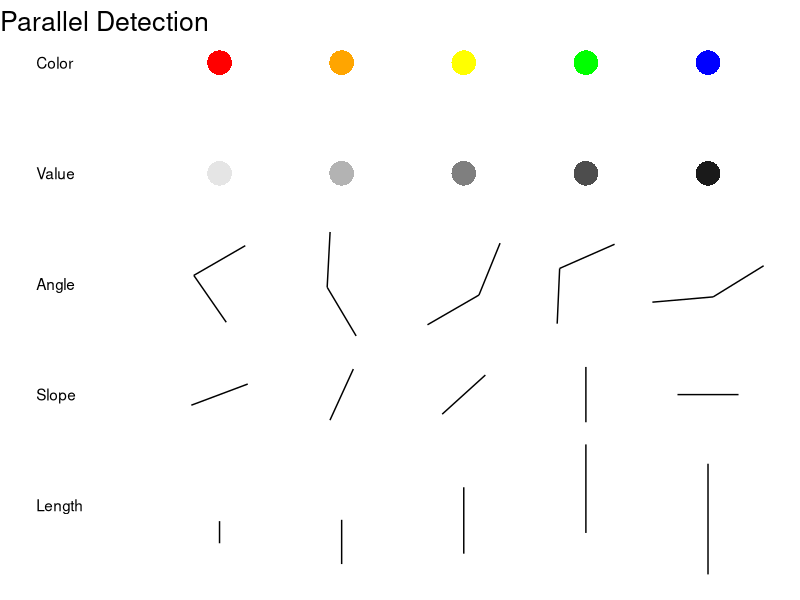
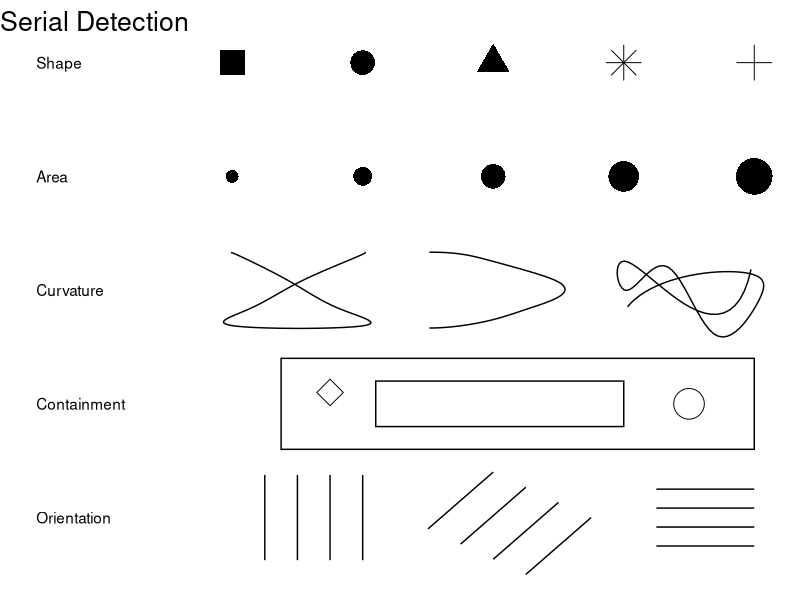
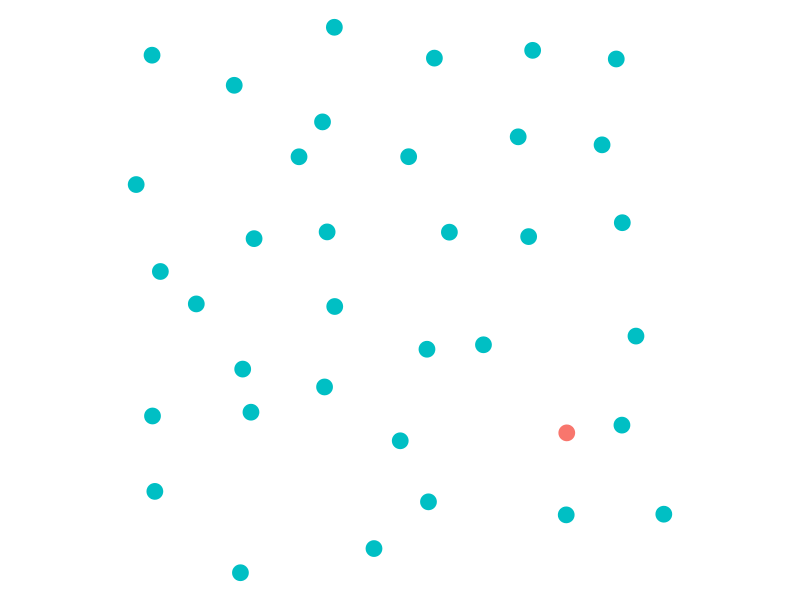
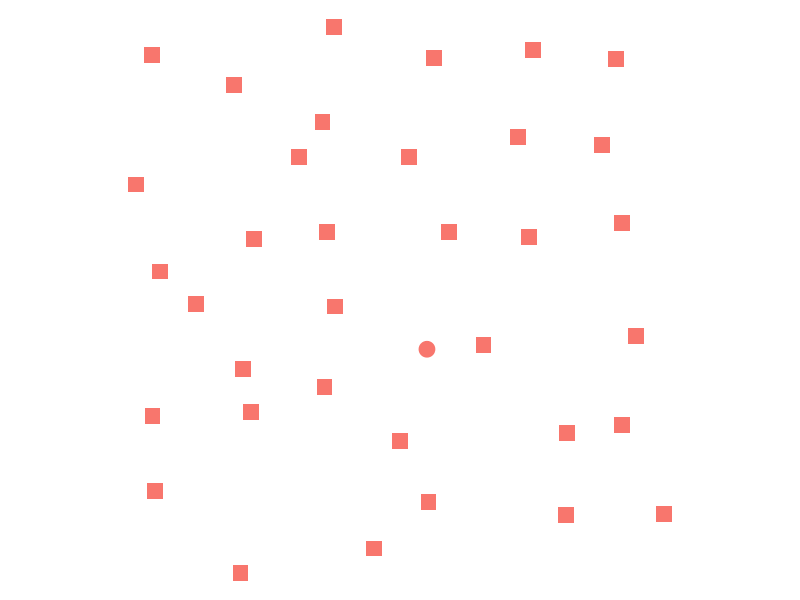
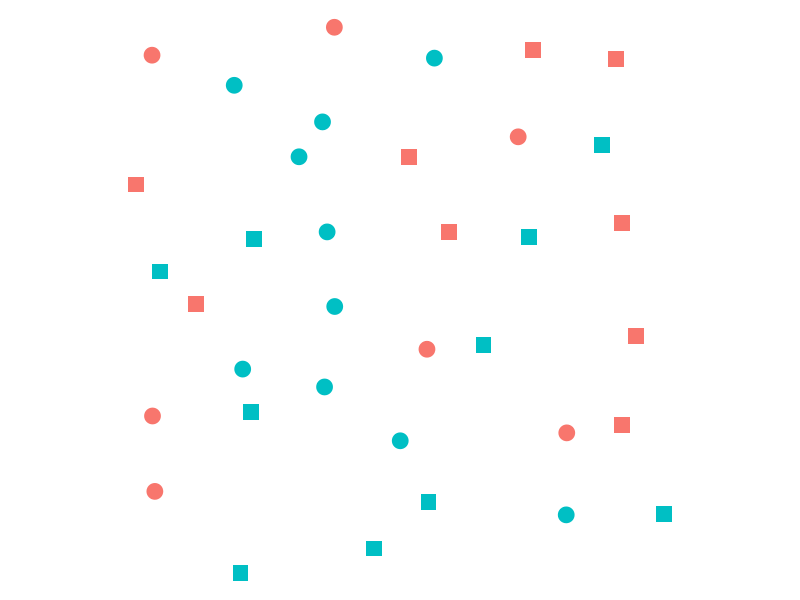
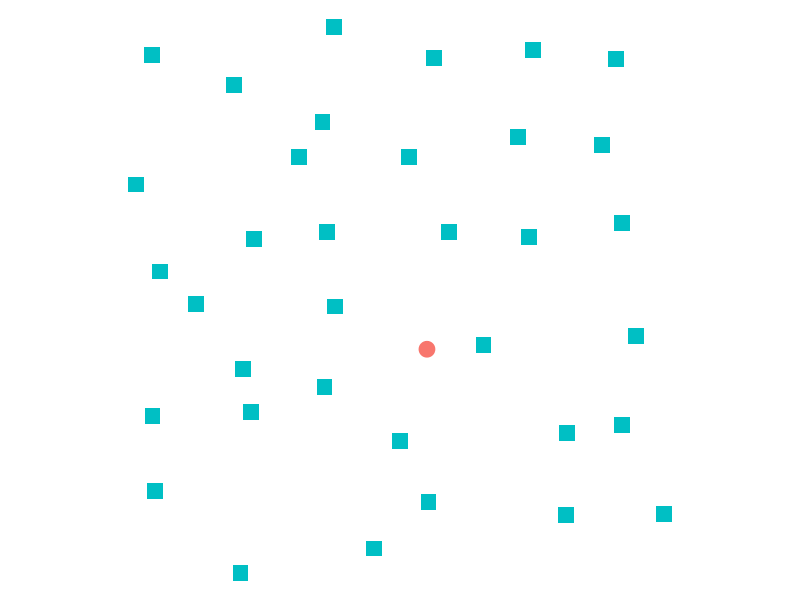
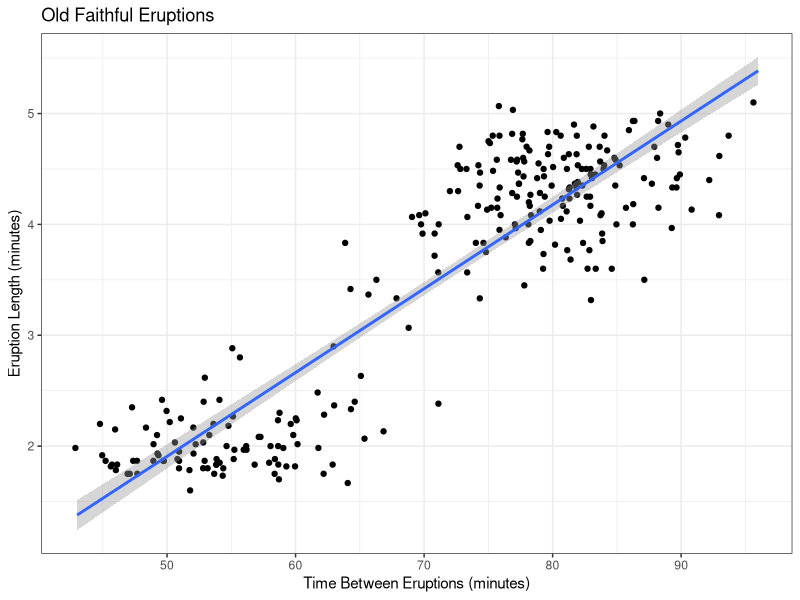
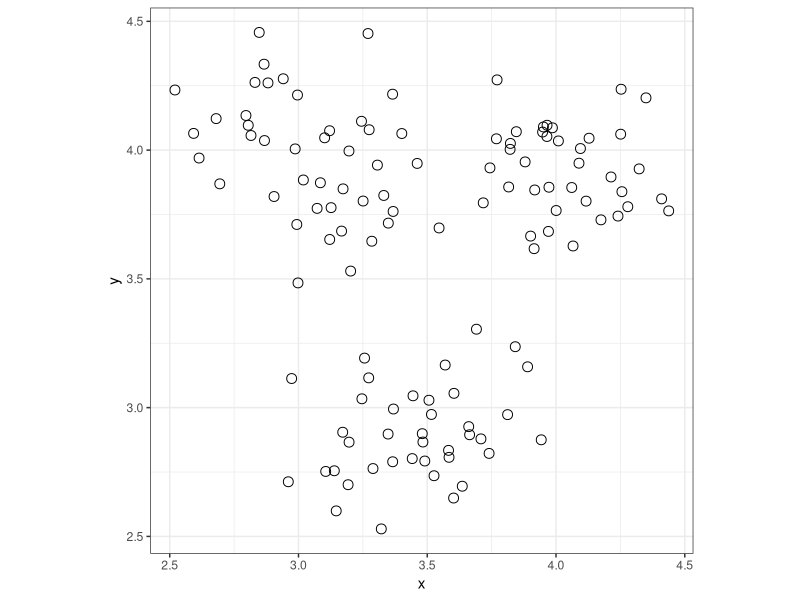

The R source for these figures, in order:
## ---- chunk 1

suppressMessages(library(ggplot2))
suppressMessages(library(gridExtra))
suppressMessages(library(dplyr))
suppressMessages(library(tidyr))
suppressMessages(library(purrr))
suppressMessages(library(ggthemes))

# Empty theme definition
new_theme_empty <- theme_void(base_size=16)
# new_theme_empty$line <- element_blank()
# new_theme_empty$strip.text <- element_blank()
# new_theme_empty$axis.text <- element_blank()
# new_theme_empty$plot.title <- element_blank()
# new_theme_empty$axis.title <- element_blank()
# new_theme_empty$plot.margin <- structure(c(0, 0, -1, -1), unit = "lines", valid.unit = 3L, class = "unit")
# 

## ---- chunk 2
#| layout-ncol: 2
#| echo: false
#| message: false
#| warning: false
#| include: true
#| fig-width: 4
#| fig-height: 5

parallel.points <- data.frame(
  color = c("red", "orange", "yellow", "green", "blue",
            "grey90", "grey70", "grey50", "grey30", "grey10"),
  shape = 16,
  x = rep(1:5, times=2),
  y = rep(c(5, 4), each=5)
)

gen.angles <- function(angle1=runif(1, 0, pi), angle2=runif(1, 0, pi/2), length=1, x=0, y=0){
  line1 <- data.frame(
    x = x,
    xend = x + length*cos(angle1),
    y = y,
    yend = y + length*sin(angle1)
    )
  line2 <- data.frame(
    x = line1$xend,
    xend = line1$xend + length*cos(angle2),
    y = line1$yend,
    yend = line1$yend + length*sin(angle2)
  )
  pacman <- rbind(line1, line2)
  pacman[,1:2] <- pacman[,1:2] - mean(range(unlist(pacman[,1:2]))) + x
  pacman[,3:4] <- pacman[,3:4] - mean(range(unlist(pacman[,3:4]))) + y
  pacman
}

gen.slopes <- function(angle=runif(1, 0, pi), length=.5, x=0, y=0){
  data.frame(
    x = x - length*cos(angle)/2,
    xend = x + length*cos(angle)/2,
    y = y - length*sin(angle)/2,
    yend = y + length*sin(angle)/2
    )
}

angle.set <- sample(seq(0, pi/2, length.out=5), 5)
ystart <- 1 - sample(seq(.25, .625, length.out=5), 5)
yend <- ystart + sort(sample(seq(.2, 1, length.out=5), 5))
parallel.segments <- dplyr::bind_rows(
  do.call("rbind", lapply(1:5, function(i) gen.slopes(x=i, angle=angle.set[i], length=.5, y=2))), # slope
  do.call("rbind", lapply(1:5, function(i) gen.angles(x=i, length=.5, y=3))), # angles
  data.frame( x = 1:5, xend = 1:5, y=ystart , yend=yend) # length
)

parallel <-
  ggplot() + new_theme_empty +
  geom_point(aes(x=x, y=y, color=color, shape=shape), data=parallel.points, size=8) + scale_shape_identity() + scale_color_identity() +
  geom_segment(aes(x=x, xend=xend, y=y, yend=yend), data=parallel.segments) +
  geom_text(aes(x=-0.5, y=1:5, label=c("Length", "Slope", "Angle", "Value", "Color")), hjust=0, vjust=.5) +
  ggtitle("Parallel Detection") 

serial.points <- data.frame(
    x = c(rep(1:5, times=2), 4.5, 1.75),
    y = c(rep(c(5, 4), each=5), 2, 2.1),
    shape = c(15, 16, 17, 8, 3, rep(16, 5), 1, 5),
    size = c(rep(8, 5), c(4, 6, 8, 10, 12), 10, 6)
  )

serial.lines <- data.frame(
    x = jitter(
      c(cos(c(seq(0, pi, length.out=5), rev(seq(pi, 0, length.out=5))))/2+1.5,
        seq(2.5, 3.25, length.out=4), 3.5, 3.5, rev(seq(2.5, 3.25, length.out=4)),
        seq(4, 5, length.out=3), rev(seq(4, 5, length.out=4)), seq(4, 5, length.out=3))
      ),
    y = c(sin(seq(pi/2, 3*pi/2, length.out=10))^2/+3,
          sin(seq(pi/2, 3*pi/2, length.out=10))/2+3,
          rnorm(10, 3, .25)),
    group = rep(1:3, each=10)
  )

fix_lines <- function(df){
  xspline <- data.frame(spline(x=1:nrow(df), y=df$x, n=100))
  yspline <- data.frame(spline(x=1:nrow(df), y=df$y, n=100))

  tmp <- data.frame(x=xspline$y, y=yspline$y)
  tmp$y <- (tmp$y-mean(tmp$y))/(max(tmp$y) - min(tmp$y))/1.5 + 3
  return(tmp)
}

serial.lines2 <- serial.lines %>%
  tidyr::nest(data = -group) %>%
  mutate(data2 = map(data, fix_lines)) %>%
  tidyr::unnest(data2)

serial.rects <- data.frame(
    xmin = c(1.375, 2.1),
    xmax = c(5, 4),
    ymin = c(1.6, 1.8),
    ymax = c(2.4, 2.2)
  )

serial.segments <- data.frame(
  x = c(seq(1.25, 2, length.out=4), seq(2.5, 3.25, length.out=4), rep(4.25, 4)),
  xend = c(seq(1.25, 2, length.out=4), seq(3, 3.75, length.out=4), rep(5, 4)),
  y = c(rep(.625, 4), rev(seq(.5, .9, length.out=4)), seq(.75, 1.25, length.out=4)),
  yend = c(rep(1.375, 4), rev(seq(1, 1.4, length.out=4)), seq(.75, 1.25, length.out=4))
)


serial <- ggplot() + new_theme_empty +
  geom_point(aes(x=x, y=y, size=size, shape=shape), data=serial.points) +
  geom_path(aes(x=x, y=y, group=group), data=serial.lines2, color="black") +
  geom_rect(aes(xmin=xmin, xmax=xmax, ymin=ymin, ymax=ymax), data=serial.rects, fill="transparent", color="black") +
  geom_segment(aes(x=x, xend=xend, y=y, yend=yend), data=serial.segments) +
  scale_shape_identity() +
  scale_size_identity() +
  geom_text(aes(x=-0.5, y=rev(1:5), label=c("Shape", "Area", "Curvature", "Containment", "Orientation")), hjust=0, vjust=.5) +
  ggtitle("Serial Detection") 

parallel
serial

## ---- chunk 3
#| label: fig-preattentive
#| fig-subcap: ['Color', 'Shape', 'Interference', 'Dual Encoding']
#| fig-cap: Shape and color are detected preattentively, but when used to encode different information, the combination is no longer preattentive. When shape and color are used to encode the same information (dual encoding), the combination is detected preattentively and is more accessible to individuals with perceptual disabilities such as colorblindness.
#| layout-ncol: 2
set.seed(153253)

data <- data.frame(expand.grid(x=1:6, y=1:6), color=sample(c(1,2), 36, replace=TRUE)) %>%
  mutate(x = x + rnorm(36, 0, .25), 
         y = y + rnorm(36, 0, .25),
         shape1 = c(rep(2, 15), 1, rep(2, 20)) %>% factor(),
         color1 = factor(1, levels = c(1,2)),
         shape2 = color1,
         color2 = c(rep(2, 10), 1, rep(2, 25)) %>% factor(),
         shape3 = c(rep(2, 15), 1, rep(2, 20)) %>% factor(),
         color3 = shape3,
         shape4 = sample(c(1, 2), size = 36, replace = T) %>% factor(),
         color4 = sample(c(1, 2), size = 36, replace = T) %>% factor()
         )


ggplot(data, aes(x = x, y = y, color = color2, shape = shape2)) + 
  geom_point(size = I(5)) + 
  scale_shape_manual(guide = "none", values = c(19, 15)) + 
  scale_color_discrete(guide = "none") + 
  coord_fixed() + 
  new_theme_empty


ggplot(data, aes(x = x, y = y, color = color1, shape = shape1)) + 
  geom_point(size = I(5)) + 
  scale_shape_manual(guide = "none", values = c(19, 15)) + 
  scale_color_discrete(guide = "none") + 
  coord_fixed() + 
  new_theme_empty

ggplot(data, aes(x = x, y = y, color = color4, shape = shape4)) + 
  geom_point(size = I(5)) + 
  scale_shape_manual(guide = "none", values = c(19, 15)) + 
  scale_color_discrete(guide = "none") + 
  coord_fixed() + 
  new_theme_empty


ggplot(data, aes(x = x, y = y, color = color3, shape = shape3)) + 
  geom_point(size = I(5)) + 
  scale_shape_manual(guide = "none", values = c(19, 15)) + 
  scale_color_discrete(guide = "none") + 
  coord_fixed() + 
  new_theme_empty

## ---- chunk 4
#| fig-width: 5
#| fig-height: 5
#| out-width: 50%
#| fig-cap: Task-based steps for evaluating the relationship between eruption length and time between eruptions for Old Faithful?
#| echo: false
#| label: fig-task-steps
#| message: false
#| warning: false

library(datasets)
library(ggplot2)
data(faithful)
ggplot(faithful, aes(waiting, eruptions)) + 
  geom_jitter() + 
  xlab("Time Between Eruptions (minutes)") + 
  ylab("Eruption Length (minutes)") + 
  ggtitle("Old Faithful Eruptions") + 
  geom_smooth(method="lm") + 
  theme_bw()
## ---- chunk 5
#| label: fig-grouping-help
#| fig.cap: When graphical features such as clustering are important, using aesthetics to promote chunking of the information can help readers make sense of the data more efficiently. 
#| fig.subcap:
#|   - Data with no additional aesthetics
#|   - Perceived chunks in mental representation
#|   - Data, color used to provide chunking information
#|   - Data, color + shape  used to provide chunking information
#| layout-ncol: 2
#| echo: false

set.seed(42335253)
N <- 40
sigma <- .25
data <- tibble(
  x = purrr::map(c(3, 3.5, 4), ~rnorm(N, ., sigma)) %>% unlist(),
  y = purrr::map(c(4, 3, 4), ~rnorm(N, ., sigma)) %>% unlist(),
  group = rep(LETTERS[1:3], each = N)
)

kmres <- kmeans(data[,1:2], 3)

data$group_km <- kmres$cluster
data <- data %>%
  group_by(group_km) %>%
  mutate(group_km = table(group) %>% sort(decreasing = T) %>% names() %>% `[`(1))

library(ggplot2)
library(ggforce)

ggplot(data=data, aes(x=x, y=y)) + 
  geom_point(size = 3, shape = 1) + 
  theme_bw() + 
  coord_fixed()

ggplot(data=data, aes(x=x, y=y)) + 
  geom_point(size = 3) + 
  theme_bw() + 
  geom_mark_ellipse(aes(fill = group_km), expand = unit(1, "mm"), alpha = .1, color = NA) + 
  
  scale_fill_brewer(palette="Set1", guide='none')  + 
  coord_fixed()

ggplot(data=data, aes(x=x, y=y, color = group_km)) + 
  geom_point(size = 3) + 
  scale_color_brewer(palette="Set1", guide='none')  + 
  theme_bw() + 
  coord_fixed()


ggplot(data=data, aes(x=x, y=y, color = group_km, shape = group_km)) + 
  geom_point(size = 3) + 
  scale_color_brewer(palette="Set1", guide='none')  + 
  scale_shape_discrete(guide='none', solid = F)  + 
  theme_bw() + 
  coord_fixed()
